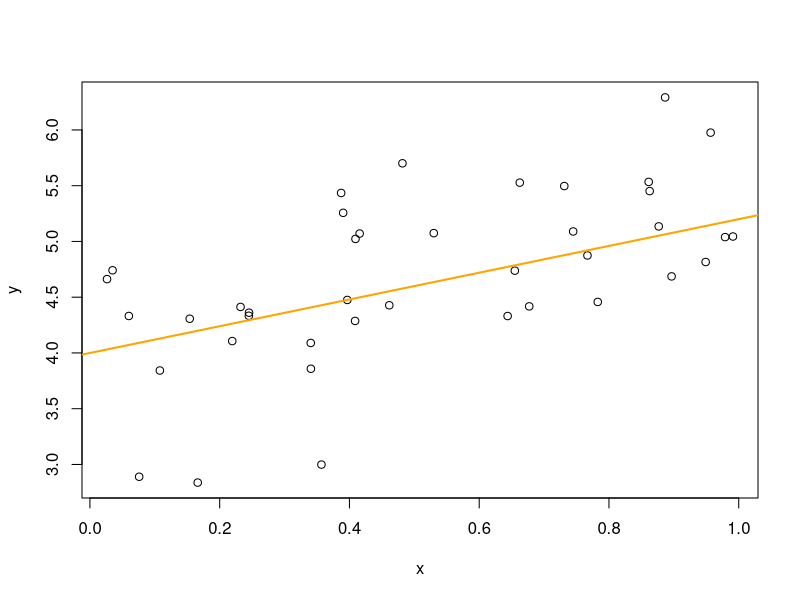

Reproduce this figure in R.
a <- 4
b <- 1.2
x <- runif(40)
y <- a + b * x + rnorm(40, sd = sqrt(0.4))
plot(x, y)
abline(a = a, b = b, col = "orange", lwd = 2)

